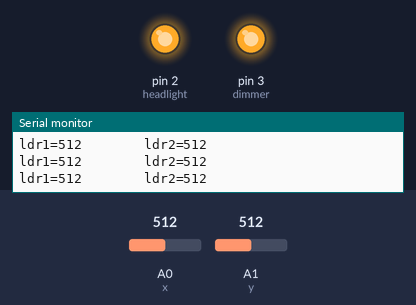
Bench run of a sketch on a simulated Arduino Uno, built with avr-gcc and run on an emulated ATmega328P. On the bench: output pins drawn as LEDs (lit = HIGH), the last lines printed to the serial monitor. Inputs (shaded band) come from the test bench; at power-on: A0 (x) = 512, A1 (y) = 512.

Above: at 1.3 s.
1.4 s: A0 (x) set to 106
3.2 s: A0 (x) set to 95
At 4.7 s:
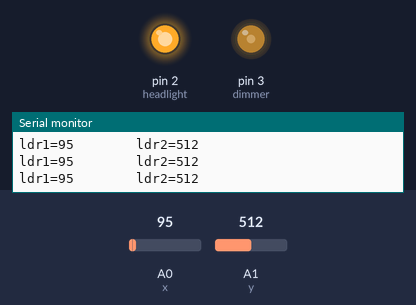
5.5 s: A0 (x) set to 141
7.2 s: A0 (x) set to 164
At 9.2 s:
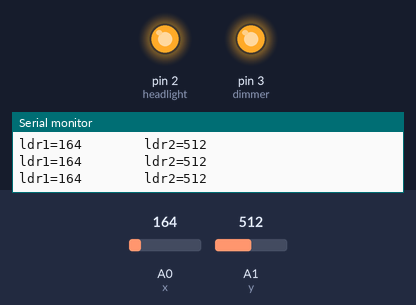
9.5 s: A0 (x) set to 90
At 10.8 s:
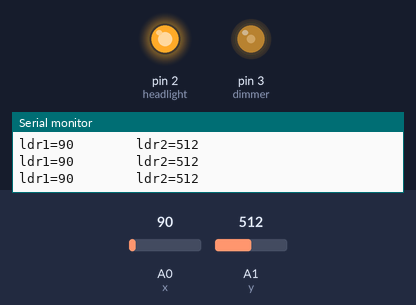
11.5 s: A0 (x) set to 160
At 12.4 s:
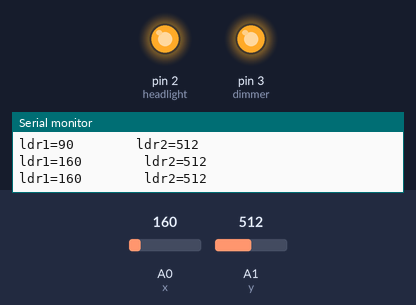
Timing chart, 0 to 14.5 s (numbered marks = the images above; inputs shaded):
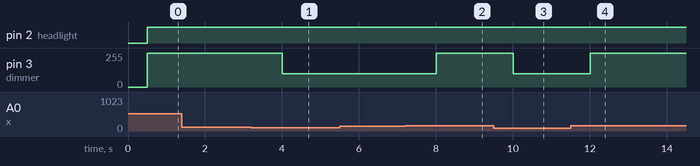

The sketch:

nowshildrfinal1.ino
```cpp
int x=A0;

int y=A1;

int headlight=2;

int dimmer=3;

void setup() {
 Serial.begin(9600);

pinMode(x,INPUT);

pinMode(y,INPUT);

pinMode(headlight,OUTPUT);

pinMode(dimmer,OUTPUT);
}

void loop() {
  int ldr1=analogRead(x);

Serial.print("ldr1=");

Serial.print(ldr1);

Serial.print("\t\t\t\t");
int ldr2=analogRead(y);

Serial.print("ldr2=");


Serial.println(ldr2);
delay(500);
 if (ldr1 < 50 && ldr2 < 50)
 {
  digitalWrite(headlight,LOW);
  digitalWrite(dimmer,LOW);
  }
   else if(ldr1 > 150 && ldr2 > 150)
   {
  digitalWrite(dimmer,HIGH);
   digitalWrite(headlight,HIGH);
  }

   else if(ldr1 < 100 && ldr2 > 200)
   {
  analogWrite(dimmer,100);
   analogWrite(headlight,150);
  }

 }
```

Measured:
- the behaviour switches between 100 and 99 on A0 (x) (found by bisection; images 0 and 1)
- the behaviour switches between 150 and 151 on A0 (x) (found by bisection; images 1 and 2)
- after the input at 3.2 s, pin 3 (dimmer): 255/255 → 100/255 after 0.81 s
- after the input at 7.2 s, pin 3 (dimmer): 100/255 → 255/255 after 0.81 s
- after the input at 9.5 s, pin 3 (dimmer): 255/255 → 100/255 after 0.51 s
- after the input at 11.5 s, pin 3 (dimmer): 100/255 → 255/255 after 0.52 s
